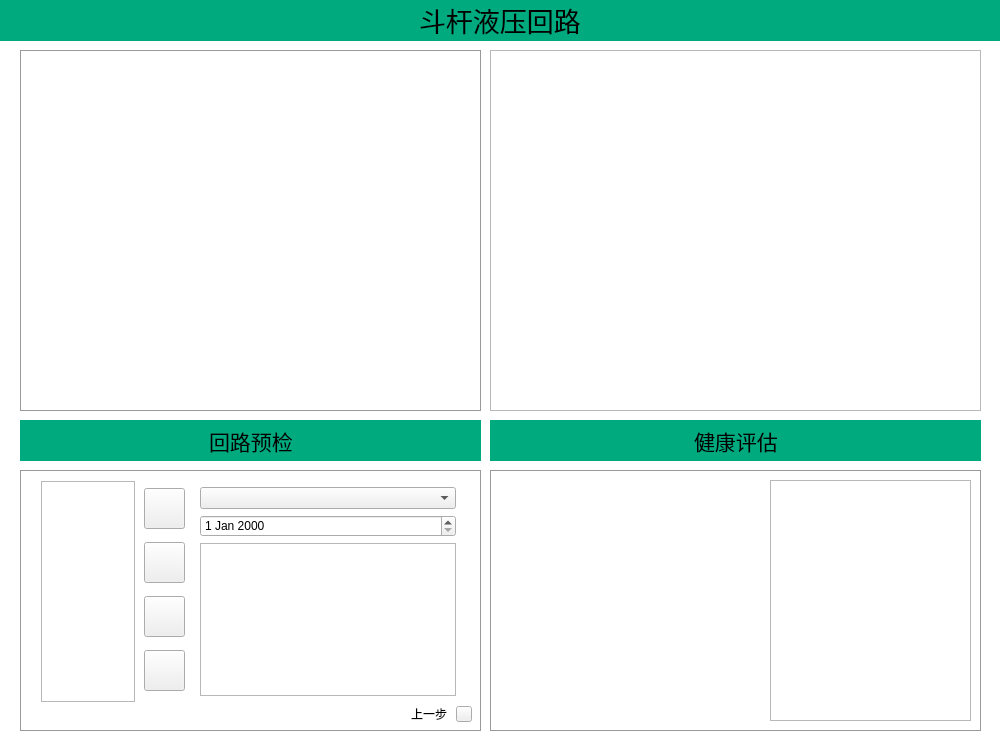
<?xml version="1.0" encoding="UTF-8"?>
<ui version="4.0">
 <class>ArmCircuitDialog</class>
 <widget class="QDialog" name="ArmCircuitDialog">
  <property name="geometry">
   <rect>
    <x>0</x>
    <y>0</y>
    <width>1000</width>
    <height>750</height>
   </rect>
  </property>
  <property name="windowTitle">
   <string>Dialog</string>
  </property>
  <property name="autoFillBackground">
   <bool>false</bool>
  </property>
  <property name="styleSheet">
   <string notr="true">QDialog
{
	background-color: rgb(255, 255, 255);
}
QWidget#verticalWidget
{
	border:1px solid #999
}

QGroupBox#groupEval
{
	border:1px solid #999
}
#panel
{
	background-color: rgb(0, 170, 127);
}
QLabel#labelImageArm
{
	border:1px solid #999;
}
#horizontalWidget,#horizontalWidget_2
{
	
	background-color: rgb(0, 170, 127);
}
QCheckBox#pressureSensor1,QCheckBox#pressureSensor2
{
	border-image: url(:/transducer/rsc/pressure.bmp);
}

QCheckBox#pressureSensor3,QCheckBox#pressureSensor4,QCheckBox#pressureSensor5
{
	border-image: url(:/transducer/rsc/pressure.bmp);
}

QCheckBox#dispSensor
{
	border-image: url(:/transducer/rsc/displacement.png);
}

QPushButton#btnRun
{
	border-image: url(:/icons/rsc/开始.png);
}

QPushButton#btnStop
{
	border-image: url(:/icons/rsc/停止.png);
}

QPushButton#btnHistory
{
	border-image: url(:/icons/rsc/历史.png);
}

QPushButton#btnEval
{
	border-image: url(:/icons/rsc/评估.png);
}
#horizontalWidget,#horizontalWidget_2
{
	
	background-color: rgb(0, 170, 127);
}
QStackedWidget
{
	border:1px solid #999;
}
QPushButton#pageDown_1
{
	border-image:url(:/icons/rsc/double-right-chevron.png)
}
QPushButton#pageUp_2
{
	border-image:url(:/icons/rsc/double-left-chevron.png)
}
QPushButton#pageDown_2
{
	border-image:url(:/icons/rsc/double-right-chevron.png)
}
QPushButton#pageUp_3
{
	border-image:url(:/icons/rsc/double-left-chevron.png)
}</string>
  </property>
  <widget class="QCustomLabel" name="labelImageArm">
   <property name="geometry">
    <rect>
     <x>20</x>
     <y>50</y>
     <width>461</width>
     <height>361</height>
    </rect>
   </property>
   <property name="sizePolicy">
    <sizepolicy hsizetype="Preferred" vsizetype="Preferred">
     <horstretch>0</horstretch>
     <verstretch>0</verstretch>
    </sizepolicy>
   </property>
   <property name="minimumSize">
    <size>
     <width>360</width>
     <height>360</height>
    </size>
   </property>
   <property name="text">
    <string/>
   </property>
   <property name="pixmap">
    <pixmap>:/circuit/rsc/斗杆v2无框.gif</pixmap>
   </property>
   <property name="scaledContents">
    <bool>true</bool>
   </property>
  </widget>
  <widget class="QWidget" name="panel" native="true">
   <property name="geometry">
    <rect>
     <x>0</x>
     <y>0</y>
     <width>1001</width>
     <height>41</height>
    </rect>
   </property>
   <layout class="QHBoxLayout" name="horizontalLayout_2">
    <item>
     <widget class="QLabel" name="labelTitle">
      <property name="sizePolicy">
       <sizepolicy hsizetype="Fixed" vsizetype="Fixed">
        <horstretch>0</horstretch>
        <verstretch>0</verstretch>
       </sizepolicy>
      </property>
      <property name="font">
       <font>
        <family>楷体</family>
        <pointsize>20</pointsize>
       </font>
      </property>
      <property name="text">
       <string>斗杆液压回路</string>
      </property>
     </widget>
    </item>
   </layout>
  </widget>
  <widget class="QListWidget" name="figureListWidget">
   <property name="geometry">
    <rect>
     <x>490</x>
     <y>50</y>
     <width>491</width>
     <height>361</height>
    </rect>
   </property>
   <property name="resizeMode">
    <enum>QListView::Adjust</enum>
   </property>
   <property name="gridSize">
    <size>
     <width>480</width>
     <height>120</height>
    </size>
   </property>
  </widget>
  <widget class="QWidget" name="horizontalWidget" native="true">
   <property name="geometry">
    <rect>
     <x>20</x>
     <y>420</y>
     <width>461</width>
     <height>41</height>
    </rect>
   </property>
   <layout class="QHBoxLayout" name="horizontalLayout_3">
    <item>
     <spacer name="horizontalSpacer">
      <property name="orientation">
       <enum>Qt::Horizontal</enum>
      </property>
      <property name="sizeHint" stdset="0">
       <size>
        <width>40</width>
        <height>20</height>
       </size>
      </property>
     </spacer>
    </item>
    <item>
     <widget class="QLabel" name="labelSeosor">
      <property name="font">
       <font>
        <family>楷体</family>
        <pointsize>16</pointsize>
       </font>
      </property>
      <property name="text">
       <string>回路预检</string>
      </property>
     </widget>
    </item>
    <item>
     <spacer name="horizontalSpacer_2">
      <property name="orientation">
       <enum>Qt::Horizontal</enum>
      </property>
      <property name="sizeHint" stdset="0">
       <size>
        <width>40</width>
        <height>20</height>
       </size>
      </property>
     </spacer>
    </item>
   </layout>
  </widget>
  <widget class="QWidget" name="horizontalWidget_2" native="true">
   <property name="geometry">
    <rect>
     <x>490</x>
     <y>420</y>
     <width>491</width>
     <height>41</height>
    </rect>
   </property>
   <layout class="QHBoxLayout" name="horizontalLayout_4">
    <item>
     <spacer name="horizontalSpacer_3">
      <property name="orientation">
       <enum>Qt::Horizontal</enum>
      </property>
      <property name="sizeHint" stdset="0">
       <size>
        <width>40</width>
        <height>20</height>
       </size>
      </property>
     </spacer>
    </item>
    <item>
     <widget class="QLabel" name="label">
      <property name="font">
       <font>
        <family>楷体</family>
        <pointsize>16</pointsize>
       </font>
      </property>
      <property name="text">
       <string>健康评估</string>
      </property>
     </widget>
    </item>
    <item>
     <spacer name="horizontalSpacer_4">
      <property name="orientation">
       <enum>Qt::Horizontal</enum>
      </property>
      <property name="sizeHint" stdset="0">
       <size>
        <width>40</width>
        <height>20</height>
       </size>
      </property>
     </spacer>
    </item>
   </layout>
  </widget>
  <widget class="QStackedWidget" name="stackedWidget">
   <property name="geometry">
    <rect>
     <x>20</x>
     <y>470</y>
     <width>461</width>
     <height>261</height>
    </rect>
   </property>
   <property name="currentIndex">
    <number>2</number>
   </property>
   <widget class="QWidget" name="page_1">
    <widget class="QPushButton" name="pageDown_1">
     <property name="geometry">
      <rect>
       <x>435</x>
       <y>235</y>
       <width>16</width>
       <height>16</height>
      </rect>
     </property>
     <property name="text">
      <string/>
     </property>
    </widget>
    <widget class="QWidget" name="verticalLayoutWidget">
     <property name="geometry">
      <rect>
       <x>10</x>
       <y>10</y>
       <width>442</width>
       <height>228</height>
      </rect>
     </property>
     <layout class="QVBoxLayout" name="verticalLayout">
      <property name="spacing">
       <number>0</number>
      </property>
      <item>
       <layout class="QHBoxLayout" name="horizontalLayout_9">
        <property name="rightMargin">
         <number>2</number>
        </property>
        <item>
         <widget class="QLabel" name="label_7">
          <property name="sizePolicy">
           <sizepolicy hsizetype="Fixed" vsizetype="Preferred">
            <horstretch>0</horstretch>
            <verstretch>0</verstretch>
           </sizepolicy>
          </property>
          <property name="minimumSize">
           <size>
            <width>120</width>
            <height>16</height>
           </size>
          </property>
          <property name="font">
           <font>
            <family>楷体</family>
            <pointsize>12</pointsize>
            <weight>75</weight>
            <bold>true</bold>
           </font>
          </property>
          <property name="styleSheet">
           <string notr="true">background-color: rgb(192, 192, 192);
border-right-color: rgb(0, 0, 0);
</string>
          </property>
          <property name="text">
           <string>项目</string>
          </property>
          <property name="alignment">
           <set>Qt::AlignCenter</set>
          </property>
         </widget>
        </item>
        <item>
         <widget class="QLabel" name="label_8">
          <property name="sizePolicy">
           <sizepolicy hsizetype="Fixed" vsizetype="Preferred">
            <horstretch>0</horstretch>
            <verstretch>0</verstretch>
           </sizepolicy>
          </property>
          <property name="minimumSize">
           <size>
            <width>120</width>
            <height>0</height>
           </size>
          </property>
          <property name="font">
           <font>
            <family>楷体</family>
            <pointsize>12</pointsize>
            <weight>75</weight>
            <bold>true</bold>
           </font>
          </property>
          <property name="styleSheet">
           <string notr="true">background-color: rgb(192, 192, 192);
border-right-color: rgb(0, 0, 0);</string>
          </property>
          <property name="text">
           <string>上次检测时间</string>
          </property>
          <property name="alignment">
           <set>Qt::AlignCenter</set>
          </property>
         </widget>
        </item>
        <item>
         <widget class="QLabel" name="label_9">
          <property name="font">
           <font>
            <family>楷体</family>
            <pointsize>12</pointsize>
            <weight>75</weight>
            <bold>true</bold>
           </font>
          </property>
          <property name="styleSheet">
           <string notr="true">background-color: rgb(192, 192, 192);
border-right-color: rgb(0, 0, 0);</string>
          </property>
          <property name="text">
           <string>故障</string>
          </property>
          <property name="alignment">
           <set>Qt::AlignCenter</set>
          </property>
         </widget>
        </item>
        <item>
         <widget class="QLabel" name="label_10">
          <property name="font">
           <font>
            <family>楷体</family>
            <pointsize>12</pointsize>
            <weight>75</weight>
            <bold>true</bold>
           </font>
          </property>
          <property name="styleSheet">
           <string notr="true">background-color: rgb(192, 192, 192);
border-right-color: rgb(0, 0, 0);</string>
          </property>
          <property name="text">
           <string>良好</string>
          </property>
          <property name="alignment">
           <set>Qt::AlignCenter</set>
          </property>
         </widget>
        </item>
        <item>
         <widget class="QLabel" name="label_11">
          <property name="font">
           <font>
            <family>楷体</family>
            <pointsize>12</pointsize>
            <weight>75</weight>
            <bold>true</bold>
           </font>
          </property>
          <property name="styleSheet">
           <string notr="true">background-color: rgb(192, 192, 192);
border-right-color: rgb(0, 0, 0);</string>
          </property>
          <property name="text">
           <string>待检</string>
          </property>
          <property name="alignment">
           <set>Qt::AlignCenter</set>
          </property>
         </widget>
        </item>
       </layout>
      </item>
      <item>
       <widget class="QListWidget" name="checkList">
        <property name="sizePolicy">
         <sizepolicy hsizetype="Fixed" vsizetype="Fixed">
          <horstretch>0</horstretch>
          <verstretch>0</verstretch>
         </sizepolicy>
        </property>
        <property name="minimumSize">
         <size>
          <width>440</width>
          <height>204</height>
         </size>
        </property>
        <property name="resizeMode">
         <enum>QListView::Fixed</enum>
        </property>
        <property name="spacing">
         <number>15</number>
        </property>
       </widget>
      </item>
     </layout>
    </widget>
    <widget class="QLabel" name="label_4">
     <property name="geometry">
      <rect>
       <x>390</x>
       <y>235</y>
       <width>40</width>
       <height>16</height>
      </rect>
     </property>
     <property name="text">
      <string>下一步</string>
     </property>
    </widget>
   </widget>
   <widget class="QWidget" name="page_2">
    <widget class="QWidget" name="layoutWidget">
     <property name="geometry">
      <rect>
       <x>10</x>
       <y>10</y>
       <width>441</width>
       <height>221</height>
      </rect>
     </property>
     <layout class="QVBoxLayout" name="verticalLayout_4">
      <property name="spacing">
       <number>10</number>
      </property>
      <property name="topMargin">
       <number>10</number>
      </property>
      <property name="bottomMargin">
       <number>10</number>
      </property>
      <item>
       <layout class="QHBoxLayout" name="horizontalLayout_5">
        <property name="spacing">
         <number>6</number>
        </property>
        <property name="leftMargin">
         <number>5</number>
        </property>
        <property name="rightMargin">
         <number>5</number>
        </property>
        <item>
         <widget class="FigureControl" name="pressureSensor1">
          <property name="sizePolicy">
           <sizepolicy hsizetype="Fixed" vsizetype="Fixed">
            <horstretch>0</horstretch>
            <verstretch>0</verstretch>
           </sizepolicy>
          </property>
          <property name="minimumSize">
           <size>
            <width>72</width>
            <height>16</height>
           </size>
          </property>
          <property name="styleSheet">
           <string notr="true"/>
          </property>
          <property name="text">
           <string/>
          </property>
         </widget>
        </item>
        <item>
         <widget class="QLabel" name="label_2">
          <property name="sizePolicy">
           <sizepolicy hsizetype="Fixed" vsizetype="Fixed">
            <horstretch>0</horstretch>
            <verstretch>0</verstretch>
           </sizepolicy>
          </property>
          <property name="minimumSize">
           <size>
            <width>50</width>
            <height>20</height>
           </size>
          </property>
          <property name="font">
           <font>
            <family>楷体</family>
            <pointsize>12</pointsize>
           </font>
          </property>
          <property name="text">
           <string>压力传感器 ： </string>
          </property>
         </widget>
        </item>
        <item>
         <widget class="QComboBox" name="comboBox_1">
          <property name="sizePolicy">
           <sizepolicy hsizetype="Fixed" vsizetype="Fixed">
            <horstretch>0</horstretch>
            <verstretch>0</verstretch>
           </sizepolicy>
          </property>
          <property name="minimumSize">
           <size>
            <width>120</width>
            <height>20</height>
           </size>
          </property>
         </widget>
        </item>
       </layout>
      </item>
      <item>
       <layout class="QHBoxLayout" name="horizontalLayout_6">
        <property name="leftMargin">
         <number>5</number>
        </property>
        <property name="rightMargin">
         <number>5</number>
        </property>
        <item>
         <widget class="FigureControl" name="pressureSensor2">
          <property name="sizePolicy">
           <sizepolicy hsizetype="Fixed" vsizetype="Fixed">
            <horstretch>0</horstretch>
            <verstretch>0</verstretch>
           </sizepolicy>
          </property>
          <property name="minimumSize">
           <size>
            <width>72</width>
            <height>16</height>
           </size>
          </property>
          <property name="text">
           <string/>
          </property>
         </widget>
        </item>
        <item>
         <widget class="QLabel" name="label_3">
          <property name="sizePolicy">
           <sizepolicy hsizetype="Fixed" vsizetype="Fixed">
            <horstretch>0</horstretch>
            <verstretch>0</verstretch>
           </sizepolicy>
          </property>
          <property name="minimumSize">
           <size>
            <width>50</width>
            <height>20</height>
           </size>
          </property>
          <property name="font">
           <font>
            <family>楷体</family>
            <pointsize>12</pointsize>
           </font>
          </property>
          <property name="text">
           <string>压力传感器 ：</string>
          </property>
         </widget>
        </item>
        <item>
         <widget class="QComboBox" name="comboBox_2">
          <property name="sizePolicy">
           <sizepolicy hsizetype="Fixed" vsizetype="Fixed">
            <horstretch>0</horstretch>
            <verstretch>0</verstretch>
           </sizepolicy>
          </property>
          <property name="minimumSize">
           <size>
            <width>120</width>
            <height>20</height>
           </size>
          </property>
         </widget>
        </item>
       </layout>
      </item>
      <item>
       <layout class="QHBoxLayout" name="horizontalLayout_8">
        <property name="leftMargin">
         <number>5</number>
        </property>
        <property name="rightMargin">
         <number>5</number>
        </property>
        <item>
         <widget class="FigureControl" name="dispSensor">
          <property name="sizePolicy">
           <sizepolicy hsizetype="Fixed" vsizetype="Fixed">
            <horstretch>0</horstretch>
            <verstretch>0</verstretch>
           </sizepolicy>
          </property>
          <property name="minimumSize">
           <size>
            <width>72</width>
            <height>16</height>
           </size>
          </property>
          <property name="text">
           <string/>
          </property>
         </widget>
        </item>
        <item>
         <widget class="QLabel" name="label_5">
          <property name="sizePolicy">
           <sizepolicy hsizetype="Fixed" vsizetype="Fixed">
            <horstretch>0</horstretch>
            <verstretch>0</verstretch>
           </sizepolicy>
          </property>
          <property name="minimumSize">
           <size>
            <width>50</width>
            <height>20</height>
           </size>
          </property>
          <property name="font">
           <font>
            <family>楷体</family>
            <pointsize>12</pointsize>
           </font>
          </property>
          <property name="text">
           <string>位移传感器 ：</string>
          </property>
         </widget>
        </item>
        <item>
         <widget class="QComboBox" name="comboBox_3">
          <property name="sizePolicy">
           <sizepolicy hsizetype="Fixed" vsizetype="Fixed">
            <horstretch>0</horstretch>
            <verstretch>0</verstretch>
           </sizepolicy>
          </property>
          <property name="minimumSize">
           <size>
            <width>120</width>
            <height>20</height>
           </size>
          </property>
         </widget>
        </item>
       </layout>
      </item>
      <item>
       <layout class="QHBoxLayout" name="horizontalLayout_10">
        <property name="leftMargin">
         <number>5</number>
        </property>
        <property name="rightMargin">
         <number>5</number>
        </property>
        <item>
         <widget class="FigureControl" name="pressureSensor3">
          <property name="sizePolicy">
           <sizepolicy hsizetype="Fixed" vsizetype="Fixed">
            <horstretch>0</horstretch>
            <verstretch>0</verstretch>
           </sizepolicy>
          </property>
          <property name="minimumSize">
           <size>
            <width>72</width>
            <height>16</height>
           </size>
          </property>
          <property name="text">
           <string/>
          </property>
         </widget>
        </item>
        <item>
         <widget class="QLabel" name="label_16">
          <property name="sizePolicy">
           <sizepolicy hsizetype="Fixed" vsizetype="Fixed">
            <horstretch>0</horstretch>
            <verstretch>0</verstretch>
           </sizepolicy>
          </property>
          <property name="minimumSize">
           <size>
            <width>50</width>
            <height>20</height>
           </size>
          </property>
          <property name="font">
           <font>
            <family>楷体</family>
            <pointsize>12</pointsize>
           </font>
          </property>
          <property name="text">
           <string>倾角传感器X：</string>
          </property>
         </widget>
        </item>
        <item>
         <widget class="QComboBox" name="comboBox_4">
          <property name="sizePolicy">
           <sizepolicy hsizetype="Fixed" vsizetype="Fixed">
            <horstretch>0</horstretch>
            <verstretch>0</verstretch>
           </sizepolicy>
          </property>
          <property name="minimumSize">
           <size>
            <width>120</width>
            <height>20</height>
           </size>
          </property>
         </widget>
        </item>
       </layout>
      </item>
      <item>
       <layout class="QHBoxLayout" name="horizontalLayout_11">
        <property name="leftMargin">
         <number>5</number>
        </property>
        <property name="rightMargin">
         <number>5</number>
        </property>
        <item>
         <widget class="FigureControl" name="pressureSensor4">
          <property name="sizePolicy">
           <sizepolicy hsizetype="Fixed" vsizetype="Fixed">
            <horstretch>0</horstretch>
            <verstretch>0</verstretch>
           </sizepolicy>
          </property>
          <property name="minimumSize">
           <size>
            <width>72</width>
            <height>16</height>
           </size>
          </property>
          <property name="text">
           <string/>
          </property>
         </widget>
        </item>
        <item>
         <widget class="QLabel" name="label_17">
          <property name="sizePolicy">
           <sizepolicy hsizetype="Fixed" vsizetype="Fixed">
            <horstretch>0</horstretch>
            <verstretch>0</verstretch>
           </sizepolicy>
          </property>
          <property name="minimumSize">
           <size>
            <width>50</width>
            <height>20</height>
           </size>
          </property>
          <property name="font">
           <font>
            <family>楷体</family>
            <pointsize>12</pointsize>
           </font>
          </property>
          <property name="text">
           <string>倾角传感器Y：</string>
          </property>
         </widget>
        </item>
        <item>
         <widget class="QComboBox" name="comboBox_5">
          <property name="sizePolicy">
           <sizepolicy hsizetype="Fixed" vsizetype="Fixed">
            <horstretch>0</horstretch>
            <verstretch>0</verstretch>
           </sizepolicy>
          </property>
          <property name="minimumSize">
           <size>
            <width>120</width>
            <height>20</height>
           </size>
          </property>
         </widget>
        </item>
       </layout>
      </item>
      <item>
       <layout class="QHBoxLayout" name="horizontalLayout_12">
        <property name="leftMargin">
         <number>5</number>
        </property>
        <property name="rightMargin">
         <number>5</number>
        </property>
        <item>
         <widget class="FigureControl" name="pressureSensor5">
          <property name="sizePolicy">
           <sizepolicy hsizetype="Fixed" vsizetype="Fixed">
            <horstretch>0</horstretch>
            <verstretch>0</verstretch>
           </sizepolicy>
          </property>
          <property name="minimumSize">
           <size>
            <width>72</width>
            <height>16</height>
           </size>
          </property>
          <property name="text">
           <string/>
          </property>
         </widget>
        </item>
        <item>
         <widget class="QLabel" name="label_18">
          <property name="sizePolicy">
           <sizepolicy hsizetype="Fixed" vsizetype="Fixed">
            <horstretch>0</horstretch>
            <verstretch>0</verstretch>
           </sizepolicy>
          </property>
          <property name="minimumSize">
           <size>
            <width>50</width>
            <height>20</height>
           </size>
          </property>
          <property name="font">
           <font>
            <family>楷体</family>
            <pointsize>12</pointsize>
           </font>
          </property>
          <property name="text">
           <string>压力传感器 ：</string>
          </property>
         </widget>
        </item>
        <item>
         <widget class="QComboBox" name="comboBox_6">
          <property name="sizePolicy">
           <sizepolicy hsizetype="Fixed" vsizetype="Fixed">
            <horstretch>0</horstretch>
            <verstretch>0</verstretch>
           </sizepolicy>
          </property>
          <property name="minimumSize">
           <size>
            <width>120</width>
            <height>20</height>
           </size>
          </property>
         </widget>
        </item>
       </layout>
      </item>
     </layout>
    </widget>
    <widget class="QPushButton" name="pageDown_2">
     <property name="geometry">
      <rect>
       <x>435</x>
       <y>235</y>
       <width>16</width>
       <height>16</height>
      </rect>
     </property>
     <property name="text">
      <string/>
     </property>
    </widget>
    <widget class="QPushButton" name="pageUp_2">
     <property name="geometry">
      <rect>
       <x>10</x>
       <y>235</y>
       <width>16</width>
       <height>16</height>
      </rect>
     </property>
     <property name="text">
      <string/>
     </property>
    </widget>
    <widget class="QLabel" name="label_12">
     <property name="geometry">
      <rect>
       <x>35</x>
       <y>235</y>
       <width>40</width>
       <height>16</height>
      </rect>
     </property>
     <property name="text">
      <string>上一步</string>
     </property>
    </widget>
    <widget class="QLabel" name="label_13">
     <property name="geometry">
      <rect>
       <x>390</x>
       <y>235</y>
       <width>40</width>
       <height>16</height>
      </rect>
     </property>
     <property name="text">
      <string>下一步</string>
     </property>
    </widget>
   </widget>
   <widget class="QWidget" name="page_3">
    <widget class="QWidget" name="layoutWidget_2">
     <property name="geometry">
      <rect>
       <x>10</x>
       <y>10</y>
       <width>441</width>
       <height>221</height>
      </rect>
     </property>
     <layout class="QHBoxLayout" name="horizontalLayout">
      <property name="leftMargin">
       <number>10</number>
      </property>
      <property name="rightMargin">
       <number>10</number>
      </property>
      <item>
       <widget class="QTextBrowser" name="textBrowser">
        <property name="sizePolicy">
         <sizepolicy hsizetype="Fixed" vsizetype="Expanding">
          <horstretch>0</horstretch>
          <verstretch>0</verstretch>
         </sizepolicy>
        </property>
        <property name="minimumSize">
         <size>
          <width>80</width>
          <height>0</height>
         </size>
        </property>
       </widget>
      </item>
      <item>
       <layout class="QVBoxLayout" name="verticalLayout_2">
        <property name="leftMargin">
         <number>3</number>
        </property>
        <property name="rightMargin">
         <number>3</number>
        </property>
        <item>
         <widget class="QPushButton" name="btnRun">
          <property name="sizePolicy">
           <sizepolicy hsizetype="Fixed" vsizetype="Fixed">
            <horstretch>0</horstretch>
            <verstretch>0</verstretch>
           </sizepolicy>
          </property>
          <property name="minimumSize">
           <size>
            <width>41</width>
            <height>41</height>
           </size>
          </property>
          <property name="text">
           <string/>
          </property>
         </widget>
        </item>
        <item>
         <widget class="QPushButton" name="btnStop">
          <property name="sizePolicy">
           <sizepolicy hsizetype="Fixed" vsizetype="Fixed">
            <horstretch>0</horstretch>
            <verstretch>0</verstretch>
           </sizepolicy>
          </property>
          <property name="minimumSize">
           <size>
            <width>41</width>
            <height>41</height>
           </size>
          </property>
          <property name="text">
           <string/>
          </property>
         </widget>
        </item>
        <item>
         <widget class="QPushButton" name="btnHistory">
          <property name="sizePolicy">
           <sizepolicy hsizetype="Fixed" vsizetype="Fixed">
            <horstretch>0</horstretch>
            <verstretch>0</verstretch>
           </sizepolicy>
          </property>
          <property name="minimumSize">
           <size>
            <width>41</width>
            <height>41</height>
           </size>
          </property>
          <property name="text">
           <string/>
          </property>
         </widget>
        </item>
        <item>
         <widget class="QPushButton" name="btnEval">
          <property name="sizePolicy">
           <sizepolicy hsizetype="Fixed" vsizetype="Fixed">
            <horstretch>0</horstretch>
            <verstretch>0</verstretch>
           </sizepolicy>
          </property>
          <property name="minimumSize">
           <size>
            <width>41</width>
            <height>41</height>
           </size>
          </property>
          <property name="text">
           <string/>
          </property>
         </widget>
        </item>
       </layout>
      </item>
      <item>
       <layout class="QVBoxLayout" name="verticalLayout_3">
        <property name="leftMargin">
         <number>6</number>
        </property>
        <property name="topMargin">
         <number>6</number>
        </property>
        <property name="rightMargin">
         <number>6</number>
        </property>
        <property name="bottomMargin">
         <number>6</number>
        </property>
        <item>
         <widget class="QComboBox" name="updatePeriod">
          <property name="sizePolicy">
           <sizepolicy hsizetype="Expanding" vsizetype="Fixed">
            <horstretch>0</horstretch>
            <verstretch>0</verstretch>
           </sizepolicy>
          </property>
          <property name="modelColumn">
           <number>0</number>
          </property>
         </widget>
        </item>
        <item>
         <widget class="QDateEdit" name="dateEdit">
          <property name="sizePolicy">
           <sizepolicy hsizetype="Expanding" vsizetype="Fixed">
            <horstretch>0</horstretch>
            <verstretch>0</verstretch>
           </sizepolicy>
          </property>
         </widget>
        </item>
        <item>
         <widget class="QListWidget" name="listWidget">
          <property name="sizePolicy">
           <sizepolicy hsizetype="Fixed" vsizetype="Expanding">
            <horstretch>0</horstretch>
            <verstretch>0</verstretch>
           </sizepolicy>
          </property>
         </widget>
        </item>
       </layout>
      </item>
     </layout>
    </widget>
    <widget class="QPushButton" name="pageUp_3">
     <property name="geometry">
      <rect>
       <x>435</x>
       <y>235</y>
       <width>16</width>
       <height>16</height>
      </rect>
     </property>
     <property name="text">
      <string/>
     </property>
    </widget>
    <widget class="QLabel" name="label_14">
     <property name="geometry">
      <rect>
       <x>390</x>
       <y>235</y>
       <width>40</width>
       <height>16</height>
      </rect>
     </property>
     <property name="text">
      <string>上一步</string>
     </property>
    </widget>
   </widget>
  </widget>
  <widget class="QGroupBox" name="groupEval">
   <property name="geometry">
    <rect>
     <x>490</x>
     <y>470</y>
     <width>491</width>
     <height>261</height>
    </rect>
   </property>
   <property name="sizePolicy">
    <sizepolicy hsizetype="Fixed" vsizetype="Fixed">
     <horstretch>0</horstretch>
     <verstretch>0</verstretch>
    </sizepolicy>
   </property>
   <property name="minimumSize">
    <size>
     <width>400</width>
     <height>250</height>
    </size>
   </property>
   <property name="autoFillBackground">
    <bool>false</bool>
   </property>
   <property name="title">
    <string/>
   </property>
   <widget class="QTextEdit" name="textFault">
    <property name="geometry">
     <rect>
      <x>280</x>
      <y>10</y>
      <width>201</width>
      <height>241</height>
     </rect>
    </property>
   </widget>
   <widget class="RadarWidget" name="radar" native="true">
    <property name="geometry">
     <rect>
      <x>10</x>
      <y>10</y>
      <width>261</width>
      <height>241</height>
     </rect>
    </property>
   </widget>
  </widget>
  <widget class="QLabel" name="imagePressure1">
   <property name="geometry">
    <rect>
     <x>216</x>
     <y>148</y>
     <width>71</width>
     <height>41</height>
    </rect>
   </property>
   <property name="sizePolicy">
    <sizepolicy hsizetype="Fixed" vsizetype="Fixed">
     <horstretch>0</horstretch>
     <verstretch>0</verstretch>
    </sizepolicy>
   </property>
   <property name="styleSheet">
    <string notr="true"/>
   </property>
   <property name="text">
    <string/>
   </property>
   <property name="pixmap">
    <pixmap>:/transducer/rsc/pressure_left.png</pixmap>
   </property>
  </widget>
  <widget class="QLabel" name="imagePressure2">
   <property name="geometry">
    <rect>
     <x>282</x>
     <y>148</y>
     <width>61</width>
     <height>41</height>
    </rect>
   </property>
   <property name="sizePolicy">
    <sizepolicy hsizetype="Fixed" vsizetype="Fixed">
     <horstretch>0</horstretch>
     <verstretch>0</verstretch>
    </sizepolicy>
   </property>
   <property name="text">
    <string/>
   </property>
   <property name="pixmap">
    <pixmap>:/transducer/rsc/pressure_right.png</pixmap>
   </property>
  </widget>
  <widget class="QLabel" name="imagePressure3">
   <property name="geometry">
    <rect>
     <x>146</x>
     <y>354</y>
     <width>61</width>
     <height>41</height>
    </rect>
   </property>
   <property name="sizePolicy">
    <sizepolicy hsizetype="Fixed" vsizetype="Fixed">
     <horstretch>0</horstretch>
     <verstretch>0</verstretch>
    </sizepolicy>
   </property>
   <property name="text">
    <string/>
   </property>
   <property name="pixmap">
    <pixmap>:/transducer/rsc/pressure_left.png</pixmap>
   </property>
  </widget>
  <widget class="QLabel" name="imagePressure4">
   <property name="geometry">
    <rect>
     <x>312</x>
     <y>354</y>
     <width>61</width>
     <height>41</height>
    </rect>
   </property>
   <property name="sizePolicy">
    <sizepolicy hsizetype="Fixed" vsizetype="Fixed">
     <horstretch>0</horstretch>
     <verstretch>0</verstretch>
    </sizepolicy>
   </property>
   <property name="text">
    <string/>
   </property>
   <property name="pixmap">
    <pixmap>:/transducer/rsc/pressure_left.png</pixmap>
   </property>
  </widget>
  <widget class="QLabel" name="imageDisp">
   <property name="geometry">
    <rect>
     <x>310</x>
     <y>70</y>
     <width>45</width>
     <height>15</height>
    </rect>
   </property>
   <property name="sizePolicy">
    <sizepolicy hsizetype="Fixed" vsizetype="Fixed">
     <horstretch>0</horstretch>
     <verstretch>0</verstretch>
    </sizepolicy>
   </property>
   <property name="minimumSize">
    <size>
     <width>40</width>
     <height>12</height>
    </size>
   </property>
   <property name="text">
    <string/>
   </property>
   <property name="pixmap">
    <pixmap>:/transducer/rsc/disp_left.png</pixmap>
   </property>
   <property name="scaledContents">
    <bool>true</bool>
   </property>
  </widget>
  <widget class="QLabel" name="imagePressure5">
   <property name="geometry">
    <rect>
     <x>70</x>
     <y>354</y>
     <width>61</width>
     <height>41</height>
    </rect>
   </property>
   <property name="sizePolicy">
    <sizepolicy hsizetype="Fixed" vsizetype="Fixed">
     <horstretch>0</horstretch>
     <verstretch>0</verstretch>
    </sizepolicy>
   </property>
   <property name="text">
    <string/>
   </property>
   <property name="pixmap">
    <pixmap>:/transducer/rsc/pressure_right.png</pixmap>
   </property>
  </widget>
 </widget>
 <customwidgets>
  <customwidget>
   <class>RadarWidget</class>
   <extends>QWidget</extends>
   <header location="global">radarwidget.h</header>
   <container>1</container>
  </customwidget>
  <customwidget>
   <class>QCustomLabel</class>
   <extends>QLabel</extends>
   <header>qcustomlabel.h</header>
  </customwidget>
  <customwidget>
   <class>FigureControl</class>
   <extends>QCheckBox</extends>
   <header>figurecontrol.h</header>
  </customwidget>
 </customwidgets>
 <resources/>
 <connections/>
</ui>
